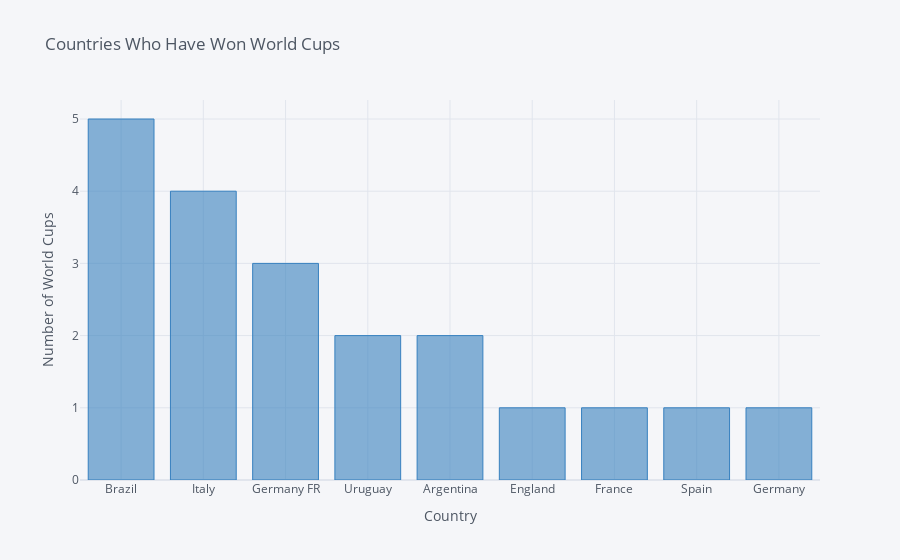

The cell this chart's notebook holds for it:
### Code cell
# Create the bar plot
data_countries.iplot(
    kind='bar', 
    title='Countries Who Have Won World Cups', 
    xTitle='Country', 
    yTitle='Number of World Cups', 
    color='blue'
)

### Figure 1 — Plotly figure (JSON) as saved in the notebook; plotly's stock layout.template omitted (floating-point values rounded to 4 significant figures)
{"data": [{"marker": {"color": "rgba(55, 128, 191, 0.6)", "line": {"color": "rgba(55, 128, 191, 1.0)", "width": 1}}, "name": "count", "orientation": "v", "text": "", "type": "bar", "x": ["Brazil", "Italy", "Germany FR", "Uruguay", "Argentina", "England", "France", "Spain", "Germany"], "y": [5, 4, 3, 2, 2, 1, 1, 1, 1]}], "layout": {"legend": {"bgcolor": "#F5F6F9", "font": {"color": "#4D5663"}}, "paper_bgcolor": "#F5F6F9", "plot_bgcolor": "#F5F6F9", "title": {"font": {"color": "#4D5663"}, "text": "Countries Who Have Won World Cups"}, "xaxis": {"gridcolor": "#E1E5ED", "showgrid": true, "tickfont": {"color": "#4D5663"}, "title": {"font": {"color": "#4D5663"}, "text": "Country"}, "zerolinecolor": "#E1E5ED"}, "yaxis": {"gridcolor": "#E1E5ED", "showgrid": true, "tickfont": {"color": "#4D5663"}, "title": {"font": {"color": "#4D5663"}, "text": "Number of World Cups"}, "zerolinecolor": "#E1E5ED"}}}
